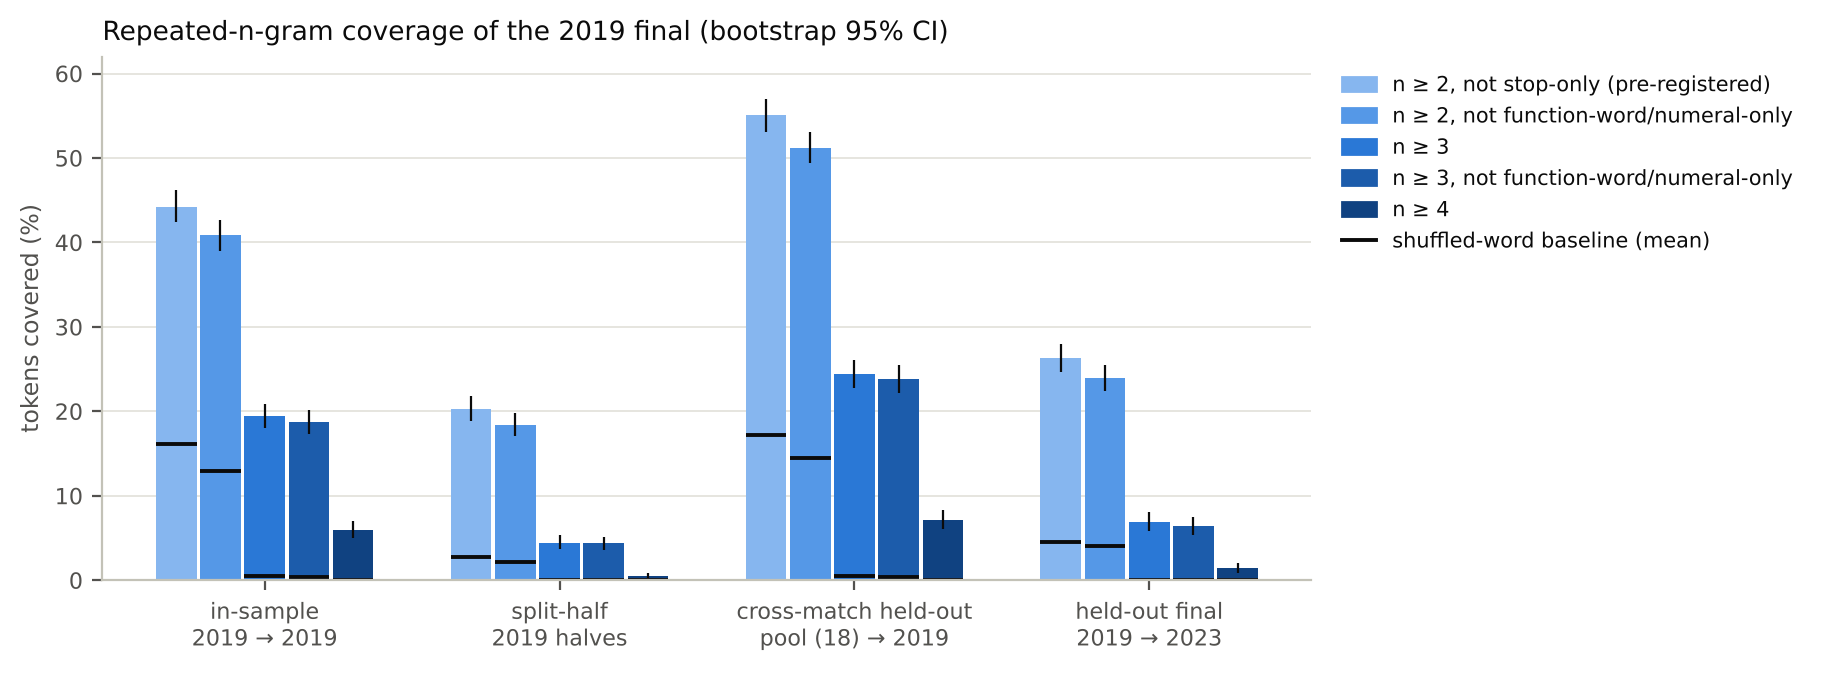

Generate this figure with Python:
"""Figure 1: repeated-n-gram coverage of the 2019 final by design and definition, with bootstrap
95% CIs and the shuffled-word baseline. Reads analysis/formulas/results/coverage_family.csv only."""
import numpy as np
import pandas as pd
from matplotlib.lines import Line2D
from matplotlib.patches import Patch

import sys as _sys
from pathlib import Path as _Path

_sys.path.insert(0, str(_Path(__file__).resolve().parent))  # python -I does not add the script dir
from common import INK, MUTED, RAMP5, RES_F, pct, plt, save

df = pd.read_csv(RES_F / "coverage_family.csv")

DESIGNS = [
    ("D1_in_sample", "tv_2019wimF", "tv_2019wimF", "in-sample\n2019 → 2019"),
    ("D2_split_half", "2019 halves", "2019 other half (pooled)", "split-half\n2019 halves"),
    ("D3_held_out", "pool (18 matches)", "tv_2019wimF", "cross-match held-out\npool (18) → 2019"),
    ("D3_held_out", "tv_2019wimF", "tv_2023wimF", "held-out final\n2019 → 2023"),
]
DEFS = [
    ("base", "n ≥ 2, not stop-only (pre-registered)"),
    ("content", "n ≥ 2, not function-word/numeral-only"),
    ("n3", "n ≥ 3"),
    ("content_n3", "n ≥ 3, not function-word/numeral-only"),
    ("n4", "n ≥ 4"),
]

fig, ax = plt.subplots(figsize=(7.8, 3.4))
nd, nf = len(DESIGNS), len(DEFS)
width = 0.15
x0 = np.arange(nd)
for j, (key, label) in enumerate(DEFS):
    xs = x0 + (j - (nf - 1) / 2) * width
    vals, lo, hi, shuf = [], [], [], []
    for d, i_on, m_on, _ in DESIGNS:
        r = df[(df.design == d) & (df.identified_on == i_on) & (df.measured_on == m_on) & (df.definition == key)]
        assert len(r) == 1, (d, i_on, m_on, key, len(r))
        r = r.iloc[0]
        vals.append(pct(r.coverage))
        lo.append(pct(r.coverage) - pct(r.ci_lo))
        hi.append(pct(r.ci_hi) - pct(r.coverage))
        shuf.append(pct(r.shuffled_mean) if pd.notna(r.shuffled_mean) else np.nan)
    ax.bar(xs, vals, width=width * 0.92, color=RAMP5[j], label=label, linewidth=0)
    ax.errorbar(xs, vals, yerr=[lo, hi], fmt="none", ecolor=INK, elinewidth=0.8, capsize=0)
    # shuffled-word baseline: short dash on each bar
    for xx, s in zip(xs, shuf):
        if np.isfinite(s):
            ax.plot([xx - width * 0.46, xx + width * 0.46], [s, s], color=INK, lw=1.4, solid_capstyle="butt")

ax.set_xticks(x0)
ax.set_xticklabels([d[3] for d in DESIGNS])
ax.set_ylabel("tokens covered (%)")
ax.set_ylim(0, 62)
ax.set_xlim(-0.55, nd - 0.45)
handles = [Patch(color=RAMP5[j], label=lab) for j, (_, lab) in enumerate(DEFS)]
handles.append(Line2D([0], [0], color=INK, lw=1.4, label="shuffled-word baseline (mean)"))
ax.legend(handles=handles, loc="upper left", bbox_to_anchor=(1.01, 1.0), ncol=1, handlelength=1.6)
ax.set_title("Repeated-n-gram coverage of the 2019 final (bootstrap 95% CI)", loc="left", color=INK)
ax.grid(axis="x", visible=False)
save(fig, "fig1_coverage")
